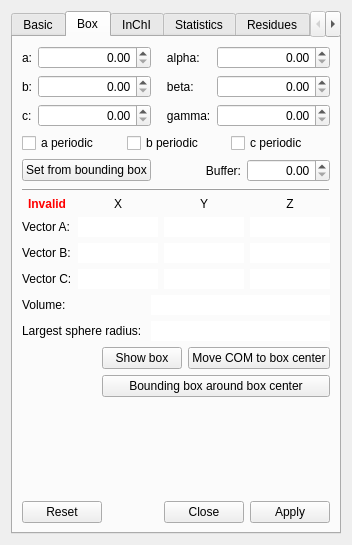
<?xml version="1.0" encoding="UTF-8"?>
<ui version="4.0">
 <class>StructureDesigner</class>
 <widget class="QWidget" name="StructureDesigner">
  <property name="geometry">
   <rect>
    <x>0</x>
    <y>0</y>
    <width>352</width>
    <height>545</height>
   </rect>
  </property>
  <property name="windowTitle">
   <string>Structure</string>
  </property>
  <layout class="QVBoxLayout">
   <item>
    <widget class="QTabWidget" name="tabs">
     <property name="currentIndex">
      <number>1</number>
     </property>
     <property name="elideMode">
      <enum>Qt::ElideNone</enum>
     </property>
     <widget class="QWidget" name="basicTab">
      <attribute name="title">
       <string>Basic</string>
      </attribute>
      <layout class="QVBoxLayout" name="verticalLayout">
       <item>
        <widget class="QGroupBox" name="generalGB">
         <property name="title">
          <string>General</string>
         </property>
        </widget>
       </item>
       <item>
        <widget class="QGroupBox" name="flagsGB">
         <property name="title">
          <string>Flags</string>
         </property>
        </widget>
       </item>
       <item>
        <widget class="QGroupBox" name="orderGB">
         <property name="title">
          <string>Order</string>
         </property>
         <layout class="QHBoxLayout" name="horizontalLayout_6">
          <item>
           <widget class="QLabel" name="label_22">
            <property name="text">
             <string>Sequence index:</string>
            </property>
           </widget>
          </item>
          <item>
           <widget class="QSpinBox" name="seqIndexSB">
            <property name="sizePolicy">
             <sizepolicy hsizetype="Expanding" vsizetype="Fixed">
              <horstretch>0</horstretch>
              <verstretch>0</verstretch>
             </sizepolicy>
            </property>
            <property name="alignment">
             <set>Qt::AlignRight|Qt::AlignTrailing|Qt::AlignVCenter</set>
            </property>
            <property name="maximum">
             <number>10000</number>
            </property>
           </widget>
          </item>
         </layout>
        </widget>
       </item>
       <item>
        <widget class="QGroupBox" name="trajectoryGB">
         <property name="title">
          <string>Trajectory</string>
         </property>
         <layout class="QVBoxLayout" name="verticalLayout_4">
          <item>
           <widget class="QObjectLinkWidget" name="trajectoryLO" native="true"/>
          </item>
         </layout>
        </widget>
       </item>
       <item>
        <spacer name="verticalSpacer">
         <property name="orientation">
          <enum>Qt::Vertical</enum>
         </property>
         <property name="sizeHint" stdset="0">
          <size>
           <width>20</width>
           <height>40</height>
          </size>
         </property>
        </spacer>
       </item>
       <item>
        <widget class="QDialogButtonBox" name="buttonBox_1">
         <property name="standardButtons">
          <set>QDialogButtonBox::Apply|QDialogButtonBox::Close|QDialogButtonBox::Reset</set>
         </property>
        </widget>
       </item>
      </layout>
     </widget>
     <widget class="QWidget" name="boxTab">
      <attribute name="title">
       <string>Box</string>
      </attribute>
      <layout class="QVBoxLayout" name="verticalLayout_7">
       <item>
        <widget class="QWidget" name="boxWidget" native="true">
         <layout class="QVBoxLayout" name="verticalLayout_9">
          <property name="spacing">
           <number>6</number>
          </property>
          <property name="margin">
           <number>0</number>
          </property>
          <item>
           <layout class="QGridLayout" name="gridLayout_4">
            <item row="0" column="0">
             <widget class="QLabel" name="label_3">
              <property name="text">
               <string>a:</string>
              </property>
             </widget>
            </item>
            <item row="0" column="1">
             <widget class="QQuantitySpinBox" name="aSB">
              <property name="sizePolicy">
               <sizepolicy hsizetype="Expanding" vsizetype="Fixed">
                <horstretch>0</horstretch>
                <verstretch>0</verstretch>
               </sizepolicy>
              </property>
              <property name="alignment">
               <set>Qt::AlignRight|Qt::AlignTrailing|Qt::AlignVCenter</set>
              </property>
             </widget>
            </item>
            <item row="0" column="2">
             <widget class="QLabel" name="label_9">
              <property name="text">
               <string>   alpha:</string>
              </property>
             </widget>
            </item>
            <item row="0" column="3">
             <widget class="QQuantitySpinBox" name="alphaSB">
              <property name="sizePolicy">
               <sizepolicy hsizetype="Expanding" vsizetype="Fixed">
                <horstretch>0</horstretch>
                <verstretch>0</verstretch>
               </sizepolicy>
              </property>
              <property name="alignment">
               <set>Qt::AlignRight|Qt::AlignTrailing|Qt::AlignVCenter</set>
              </property>
             </widget>
            </item>
            <item row="1" column="0">
             <widget class="QLabel" name="label_7">
              <property name="text">
               <string>b:</string>
              </property>
             </widget>
            </item>
            <item row="1" column="1">
             <widget class="QQuantitySpinBox" name="bSB">
              <property name="alignment">
               <set>Qt::AlignRight|Qt::AlignTrailing|Qt::AlignVCenter</set>
              </property>
             </widget>
            </item>
            <item row="1" column="2">
             <widget class="QLabel" name="label_10">
              <property name="text">
               <string>   beta:</string>
              </property>
             </widget>
            </item>
            <item row="1" column="3">
             <widget class="QQuantitySpinBox" name="betaSB">
              <property name="alignment">
               <set>Qt::AlignRight|Qt::AlignTrailing|Qt::AlignVCenter</set>
              </property>
             </widget>
            </item>
            <item row="2" column="0">
             <widget class="QLabel" name="label_8">
              <property name="text">
               <string>c:</string>
              </property>
             </widget>
            </item>
            <item row="2" column="1">
             <widget class="QQuantitySpinBox" name="cSB">
              <property name="alignment">
               <set>Qt::AlignRight|Qt::AlignTrailing|Qt::AlignVCenter</set>
              </property>
             </widget>
            </item>
            <item row="2" column="2">
             <widget class="QLabel" name="label_11">
              <property name="text">
               <string>   gamma:</string>
              </property>
             </widget>
            </item>
            <item row="2" column="3">
             <widget class="QQuantitySpinBox" name="gammaSB">
              <property name="alignment">
               <set>Qt::AlignRight|Qt::AlignTrailing|Qt::AlignVCenter</set>
              </property>
             </widget>
            </item>
           </layout>
          </item>
          <item>
           <layout class="QHBoxLayout" name="horizontalLayout_2">
            <item>
             <widget class="QCheckBox" name="aPeriodicCB">
              <property name="text">
               <string>a periodic</string>
              </property>
             </widget>
            </item>
            <item>
             <widget class="QCheckBox" name="bPeriodicCB">
              <property name="text">
               <string>b periodic</string>
              </property>
             </widget>
            </item>
            <item>
             <widget class="QCheckBox" name="cPeriodicCB">
              <property name="text">
               <string>c periodic</string>
              </property>
             </widget>
            </item>
           </layout>
          </item>
          <item>
           <layout class="QHBoxLayout" name="horizontalLayout_4">
            <item>
             <widget class="QPushButton" name="boundingBoxTB">
              <property name="text">
               <string>Set from bounding box</string>
              </property>
             </widget>
            </item>
            <item>
             <widget class="QLabel" name="label_20">
              <property name="text">
               <string>Buffer:</string>
              </property>
              <property name="alignment">
               <set>Qt::AlignRight|Qt::AlignTrailing|Qt::AlignVCenter</set>
              </property>
             </widget>
            </item>
            <item>
             <widget class="QQuantitySpinBox" name="bufferSB">
              <property name="alignment">
               <set>Qt::AlignRight|Qt::AlignTrailing|Qt::AlignVCenter</set>
              </property>
             </widget>
            </item>
           </layout>
          </item>
          <item>
           <widget class="QFrame" name="frame">
            <property name="frameShape">
             <enum>QFrame::HLine</enum>
            </property>
            <property name="frameShadow">
             <enum>QFrame::Raised</enum>
            </property>
           </widget>
          </item>
          <item>
           <layout class="QGridLayout" name="gridLayout_5">
            <item row="1" column="0">
             <widget class="QLabel" name="label_12">
              <property name="text">
               <string>Vector A:</string>
              </property>
             </widget>
            </item>
            <item row="1" column="4">
             <widget class="QQuantityLineEdit" name="ayLE">
              <property name="frame">
               <bool>false</bool>
              </property>
              <property name="alignment">
               <set>Qt::AlignRight|Qt::AlignTrailing|Qt::AlignVCenter</set>
              </property>
              <property name="readOnly">
               <bool>true</bool>
              </property>
             </widget>
            </item>
            <item row="1" column="5">
             <widget class="QQuantityLineEdit" name="azLE">
              <property name="frame">
               <bool>false</bool>
              </property>
              <property name="alignment">
               <set>Qt::AlignRight|Qt::AlignTrailing|Qt::AlignVCenter</set>
              </property>
              <property name="readOnly">
               <bool>true</bool>
              </property>
             </widget>
            </item>
            <item row="2" column="0">
             <widget class="QLabel" name="label_13">
              <property name="text">
               <string>Vector B:</string>
              </property>
             </widget>
            </item>
            <item row="2" column="2">
             <widget class="QQuantityLineEdit" name="bxLE">
              <property name="frame">
               <bool>false</bool>
              </property>
              <property name="alignment">
               <set>Qt::AlignRight|Qt::AlignTrailing|Qt::AlignVCenter</set>
              </property>
              <property name="readOnly">
               <bool>true</bool>
              </property>
             </widget>
            </item>
            <item row="2" column="4">
             <widget class="QQuantityLineEdit" name="byLE">
              <property name="frame">
               <bool>false</bool>
              </property>
              <property name="alignment">
               <set>Qt::AlignRight|Qt::AlignTrailing|Qt::AlignVCenter</set>
              </property>
              <property name="readOnly">
               <bool>true</bool>
              </property>
             </widget>
            </item>
            <item row="2" column="5">
             <widget class="QQuantityLineEdit" name="bzLE">
              <property name="frame">
               <bool>false</bool>
              </property>
              <property name="alignment">
               <set>Qt::AlignRight|Qt::AlignTrailing|Qt::AlignVCenter</set>
              </property>
              <property name="readOnly">
               <bool>true</bool>
              </property>
             </widget>
            </item>
            <item row="3" column="0">
             <widget class="QLabel" name="label_14">
              <property name="text">
               <string>Vector C:</string>
              </property>
             </widget>
            </item>
            <item row="3" column="2">
             <widget class="QQuantityLineEdit" name="cxLE">
              <property name="frame">
               <bool>false</bool>
              </property>
              <property name="alignment">
               <set>Qt::AlignRight|Qt::AlignTrailing|Qt::AlignVCenter</set>
              </property>
              <property name="readOnly">
               <bool>true</bool>
              </property>
             </widget>
            </item>
            <item row="3" column="4">
             <widget class="QQuantityLineEdit" name="cyLE">
              <property name="frame">
               <bool>false</bool>
              </property>
              <property name="alignment">
               <set>Qt::AlignRight|Qt::AlignTrailing|Qt::AlignVCenter</set>
              </property>
              <property name="readOnly">
               <bool>true</bool>
              </property>
             </widget>
            </item>
            <item row="3" column="5">
             <widget class="QQuantityLineEdit" name="czLE">
              <property name="frame">
               <bool>false</bool>
              </property>
              <property name="alignment">
               <set>Qt::AlignRight|Qt::AlignTrailing|Qt::AlignVCenter</set>
              </property>
              <property name="readOnly">
               <bool>true</bool>
              </property>
             </widget>
            </item>
            <item row="0" column="2">
             <widget class="QLabel" name="label_15">
              <property name="text">
               <string>X</string>
              </property>
              <property name="alignment">
               <set>Qt::AlignCenter</set>
              </property>
             </widget>
            </item>
            <item row="0" column="4">
             <widget class="QLabel" name="label_16">
              <property name="text">
               <string>Y</string>
              </property>
              <property name="alignment">
               <set>Qt::AlignCenter</set>
              </property>
             </widget>
            </item>
            <item row="0" column="5">
             <widget class="QLabel" name="label_17">
              <property name="text">
               <string>Z</string>
              </property>
              <property name="alignment">
               <set>Qt::AlignCenter</set>
              </property>
             </widget>
            </item>
            <item row="1" column="2">
             <widget class="QQuantityLineEdit" name="axLE">
              <property name="frame">
               <bool>false</bool>
              </property>
              <property name="alignment">
               <set>Qt::AlignRight|Qt::AlignTrailing|Qt::AlignVCenter</set>
              </property>
              <property name="readOnly">
               <bool>true</bool>
              </property>
             </widget>
            </item>
            <item row="0" column="0">
             <widget class="QLabel" name="validLA">
              <property name="text">
               <string>&lt;!DOCTYPE HTML PUBLIC &quot;-//W3C//DTD HTML 4.0//EN&quot; &quot;http://www.w3.org/TR/REC-html40/strict.dtd&quot;&gt;
&lt;html&gt;&lt;head&gt;&lt;meta name=&quot;qrichtext&quot; content=&quot;1&quot; /&gt;&lt;style type=&quot;text/css&quot;&gt;
p, li { white-space: pre-wrap; }
&lt;/style&gt;&lt;/head&gt;&lt;body style=&quot; font-family:'Ubuntu'; font-size:9pt; font-weight:400; font-style:normal;&quot;&gt;
&lt;p style=&quot; margin-top:0px; margin-bottom:0px; margin-left:0px; margin-right:0px; -qt-block-indent:0; text-indent:0px; color: red;&quot;&gt;&lt;span style=&quot; font-weight:600;&quot;&gt;Invalid&lt;/span&gt;&lt;/p&gt;&lt;/body&gt;&lt;/html&gt;</string>
              </property>
              <property name="alignment">
               <set>Qt::AlignCenter</set>
              </property>
             </widget>
            </item>
           </layout>
          </item>
          <item>
           <layout class="QGridLayout" name="gridLayout_6">
            <item row="0" column="0">
             <widget class="QLabel" name="label_18">
              <property name="text">
               <string>Volume:</string>
              </property>
             </widget>
            </item>
            <item row="0" column="1">
             <widget class="QQuantityLineEdit" name="volumeLE">
              <property name="frame">
               <bool>false</bool>
              </property>
              <property name="alignment">
               <set>Qt::AlignRight|Qt::AlignTrailing|Qt::AlignVCenter</set>
              </property>
              <property name="readOnly">
               <bool>true</bool>
              </property>
             </widget>
            </item>
            <item row="1" column="0">
             <widget class="QLabel" name="label_19">
              <property name="text">
               <string>Largest sphere radius: </string>
              </property>
             </widget>
            </item>
            <item row="1" column="1">
             <widget class="QQuantityLineEdit" name="radiusLE">
              <property name="frame">
               <bool>false</bool>
              </property>
              <property name="alignment">
               <set>Qt::AlignRight|Qt::AlignTrailing|Qt::AlignVCenter</set>
              </property>
              <property name="readOnly">
               <bool>true</bool>
              </property>
             </widget>
            </item>
           </layout>
          </item>
         </layout>
        </widget>
       </item>
       <item>
        <layout class="QGridLayout" name="gridLayout">
         <item row="0" column="1">
          <widget class="QPushButton" name="showBoxPB">
           <property name="text">
            <string>Show box</string>
           </property>
           <property name="flat">
            <bool>false</bool>
           </property>
          </widget>
         </item>
         <item row="0" column="0">
          <spacer name="horizontalSpacer">
           <property name="orientation">
            <enum>Qt::Horizontal</enum>
           </property>
           <property name="sizeHint" stdset="0">
            <size>
             <width>40</width>
             <height>20</height>
            </size>
           </property>
          </spacer>
         </item>
         <item row="0" column="2">
          <widget class="QPushButton" name="moveCOMToBoxCenterPB">
           <property name="text">
            <string>Move COM to box center</string>
           </property>
          </widget>
         </item>
         <item row="1" column="1" colspan="2">
          <widget class="QPushButton" name="boundinBoxAroundBoxCenterPB">
           <property name="text">
            <string>Bounding box around box center</string>
           </property>
          </widget>
         </item>
        </layout>
       </item>
       <item>
        <spacer name="verticalSpacer_2">
         <property name="orientation">
          <enum>Qt::Vertical</enum>
         </property>
         <property name="sizeHint" stdset="0">
          <size>
           <width>20</width>
           <height>40</height>
          </size>
         </property>
        </spacer>
       </item>
       <item>
        <widget class="QDialogButtonBox" name="buttonBox_2">
         <property name="standardButtons">
          <set>QDialogButtonBox::Apply|QDialogButtonBox::Close|QDialogButtonBox::Reset</set>
         </property>
        </widget>
       </item>
      </layout>
     </widget>
     <widget class="QWidget" name="tab">
      <attribute name="title">
       <string>InChI</string>
      </attribute>
      <layout class="QVBoxLayout" name="verticalLayout_8">
       <item>
        <widget class="QTextEdit" name="inChITE">
         <property name="undoRedoEnabled">
          <bool>false</bool>
         </property>
         <property name="readOnly">
          <bool>true</bool>
         </property>
         <property name="acceptRichText">
          <bool>false</bool>
         </property>
        </widget>
       </item>
       <item>
        <layout class="QHBoxLayout" name="horizontalLayout_5">
         <item>
          <widget class="QLabel" name="label_21">
           <property name="text">
            <string>InChI Key:</string>
           </property>
          </widget>
         </item>
         <item>
          <widget class="QLineEdit" name="inChIKeyLE">
           <property name="frame">
            <bool>false</bool>
           </property>
           <property name="readOnly">
            <bool>true</bool>
           </property>
          </widget>
         </item>
        </layout>
       </item>
       <item>
        <layout class="QHBoxLayout" name="horizontalLayout">
         <item>
          <spacer name="horizontalSpacer_2">
           <property name="orientation">
            <enum>Qt::Horizontal</enum>
           </property>
           <property name="sizeHint" stdset="0">
            <size>
             <width>40</width>
             <height>20</height>
            </size>
           </property>
          </spacer>
         </item>
         <item>
          <widget class="QPushButton" name="generateInChIPB">
           <property name="text">
            <string>Generate</string>
           </property>
          </widget>
         </item>
        </layout>
       </item>
      </layout>
     </widget>
     <widget class="QWidget" name="tab_2">
      <attribute name="title">
       <string>Statistics</string>
      </attribute>
      <layout class="QVBoxLayout" name="verticalLayout_2">
       <item>
        <layout class="QGridLayout" name="_6">
         <property name="sizeConstraint">
          <enum>QLayout::SetMaximumSize</enum>
         </property>
         <item row="0" column="0">
          <widget class="QLabel" name="label_4">
           <property name="text">
            <string>Number of residues:</string>
           </property>
          </widget>
         </item>
         <item row="1" column="0">
          <widget class="QLabel" name="label_5">
           <property name="text">
            <string>Number of atoms:</string>
           </property>
          </widget>
         </item>
         <item row="2" column="0">
          <widget class="QLabel" name="label_6">
           <property name="text">
            <string>Number of bonds:</string>
           </property>
          </widget>
         </item>
         <item row="0" column="1">
          <widget class="QLineEdit" name="residuesLE">
           <property name="frame">
            <bool>false</bool>
           </property>
           <property name="alignment">
            <set>Qt::AlignRight|Qt::AlignTrailing|Qt::AlignVCenter</set>
           </property>
           <property name="readOnly">
            <bool>true</bool>
           </property>
          </widget>
         </item>
         <item row="1" column="1">
          <widget class="QLineEdit" name="atomsLE">
           <property name="frame">
            <bool>false</bool>
           </property>
           <property name="alignment">
            <set>Qt::AlignRight|Qt::AlignTrailing|Qt::AlignVCenter</set>
           </property>
           <property name="readOnly">
            <bool>true</bool>
           </property>
          </widget>
         </item>
         <item row="2" column="1">
          <widget class="QLineEdit" name="bondsLE">
           <property name="frame">
            <bool>false</bool>
           </property>
           <property name="alignment">
            <set>Qt::AlignRight|Qt::AlignTrailing|Qt::AlignVCenter</set>
           </property>
           <property name="readOnly">
            <bool>true</bool>
           </property>
          </widget>
         </item>
         <item row="3" column="0">
          <widget class="QLabel" name="label_2">
           <property name="text">
            <string>Number of restraints:</string>
           </property>
          </widget>
         </item>
         <item row="3" column="1">
          <widget class="QLineEdit" name="restraintsLE">
           <property name="frame">
            <bool>false</bool>
           </property>
           <property name="alignment">
            <set>Qt::AlignRight|Qt::AlignTrailing|Qt::AlignVCenter</set>
           </property>
           <property name="readOnly">
            <bool>true</bool>
           </property>
          </widget>
         </item>
        </layout>
       </item>
       <item>
        <widget class="QLabel" name="formulaLA">
         <property name="sizePolicy">
          <sizepolicy hsizetype="Preferred" vsizetype="Preferred">
           <horstretch>0</horstretch>
           <verstretch>0</verstretch>
          </sizepolicy>
         </property>
         <property name="frameShape">
          <enum>QFrame::Box</enum>
         </property>
         <property name="frameShadow">
          <enum>QFrame::Sunken</enum>
         </property>
         <property name="lineWidth">
          <number>1</number>
         </property>
         <property name="midLineWidth">
          <number>0</number>
         </property>
         <property name="text">
          <string/>
         </property>
         <property name="textFormat">
          <enum>Qt::RichText</enum>
         </property>
         <property name="alignment">
          <set>Qt::AlignCenter</set>
         </property>
        </widget>
       </item>
       <item>
        <layout class="QGridLayout" name="_5">
         <item row="0" column="0">
          <widget class="QLabel" name="label">
           <property name="sizePolicy">
            <sizepolicy hsizetype="Preferred" vsizetype="Fixed">
             <horstretch>0</horstretch>
             <verstretch>0</verstretch>
            </sizepolicy>
           </property>
           <property name="text">
            <string>Structure mass:</string>
           </property>
           <property name="textFormat">
            <enum>Qt::RichText</enum>
           </property>
          </widget>
         </item>
         <item row="0" column="1">
          <widget class="QQuantityLineEdit" name="massLE">
           <property name="sizePolicy">
            <sizepolicy hsizetype="Expanding" vsizetype="Fixed">
             <horstretch>0</horstretch>
             <verstretch>0</verstretch>
            </sizepolicy>
           </property>
           <property name="frame">
            <bool>false</bool>
           </property>
           <property name="alignment">
            <set>Qt::AlignRight|Qt::AlignTrailing|Qt::AlignVCenter</set>
           </property>
           <property name="readOnly">
            <bool>true</bool>
           </property>
          </widget>
         </item>
        </layout>
       </item>
       <item>
        <widget class="QTreeView" name="statTV">
         <property name="sizePolicy">
          <sizepolicy hsizetype="Expanding" vsizetype="Expanding">
           <horstretch>0</horstretch>
           <verstretch>0</verstretch>
          </sizepolicy>
         </property>
         <property name="focusPolicy">
          <enum>Qt::NoFocus</enum>
         </property>
         <property name="editTriggers">
          <set>QAbstractItemView::NoEditTriggers</set>
         </property>
         <property name="selectionBehavior">
          <enum>QAbstractItemView::SelectRows</enum>
         </property>
         <property name="rootIsDecorated">
          <bool>false</bool>
         </property>
         <property name="sortingEnabled">
          <bool>true</bool>
         </property>
        </widget>
       </item>
      </layout>
     </widget>
     <widget class="QWidget" name="tab_5">
      <attribute name="title">
       <string>Residues</string>
      </attribute>
      <layout class="QVBoxLayout" name="verticalLayout_3">
       <item>
        <widget class="QTreeView" name="residuesTV">
         <property name="focusPolicy">
          <enum>Qt::NoFocus</enum>
         </property>
         <property name="rootIsDecorated">
          <bool>false</bool>
         </property>
         <property name="itemsExpandable">
          <bool>false</bool>
         </property>
        </widget>
       </item>
      </layout>
     </widget>
     <widget class="QWidget" name="tab_6">
      <attribute name="title">
       <string>Atoms</string>
      </attribute>
      <layout class="QVBoxLayout" name="_4">
       <item>
        <widget class="QTreeView" name="atomsTV">
         <property name="focusPolicy">
          <enum>Qt::NoFocus</enum>
         </property>
         <property name="rootIsDecorated">
          <bool>false</bool>
         </property>
         <property name="itemsExpandable">
          <bool>false</bool>
         </property>
        </widget>
       </item>
      </layout>
     </widget>
     <widget class="QWidget" name="tab_7">
      <attribute name="title">
       <string>Bonds</string>
      </attribute>
      <layout class="QVBoxLayout" name="_3">
       <item>
        <widget class="QTreeView" name="bondsTV">
         <property name="focusPolicy">
          <enum>Qt::NoFocus</enum>
         </property>
         <property name="rootIsDecorated">
          <bool>false</bool>
         </property>
         <property name="itemsExpandable">
          <bool>false</bool>
         </property>
        </widget>
       </item>
      </layout>
     </widget>
     <widget class="QWidget" name="tab_8">
      <attribute name="title">
       <string>Restraints</string>
      </attribute>
      <layout class="QVBoxLayout" name="_2">
       <item>
        <widget class="QTreeView" name="restraintsTV">
         <property name="focusPolicy">
          <enum>Qt::NoFocus</enum>
         </property>
         <property name="rootIsDecorated">
          <bool>false</bool>
         </property>
         <property name="itemsExpandable">
          <bool>false</bool>
         </property>
        </widget>
       </item>
      </layout>
     </widget>
     <widget class="QWidget" name="refByTab">
      <attribute name="title">
       <string>Referenced by</string>
      </attribute>
     </widget>
    </widget>
   </item>
  </layout>
 </widget>
 <customwidgets>
  <customwidget>
   <class>QQuantitySpinBox</class>
   <extends>QDoubleSpinBox</extends>
   <header location="global">QuantitySpinBox.hpp</header>
  </customwidget>
  <customwidget>
   <class>QQuantityLineEdit</class>
   <extends>QLineEdit</extends>
   <header location="global">QuantityLineEdit.hpp</header>
  </customwidget>
  <customwidget>
   <class>QObjectLinkWidget</class>
   <extends>QWidget</extends>
   <header location="global">ObjectLinkWidget.hpp</header>
   <container>1</container>
  </customwidget>
 </customwidgets>
 <resources/>
 <connections/>
</ui>
